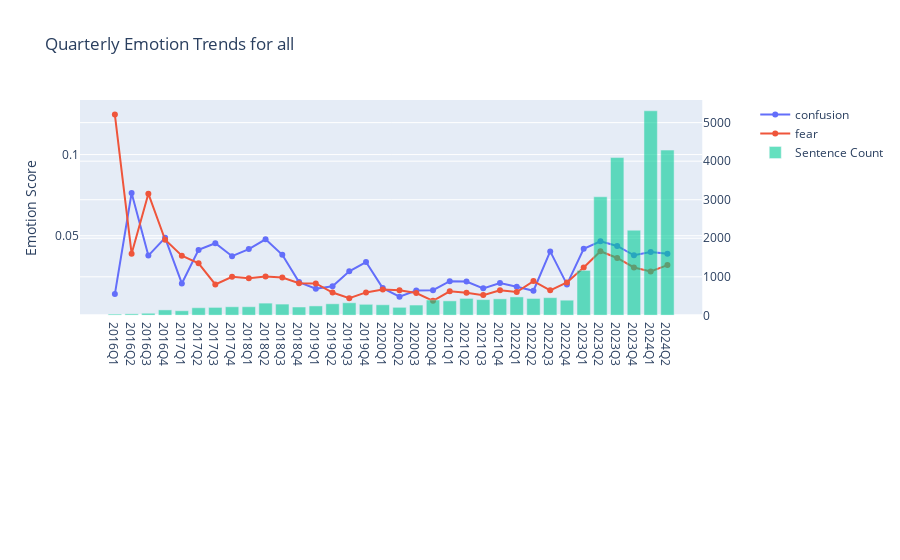

Notebook code for this chart:
### Markdown cell above
The graph above illustrates the changes in AI mentions and the associated optimism, financial, and ESG sentiments over time. It shows a gradual increase in the number of AI mentions, rising from just 32 in 2016 to 393 by the fourth quarter of 2022. However, following the public release of ChatGPT and it's advanced models, mentions surged dramatically, tripling to 3076 in the first quarter of 2023. This trend continued into the first quarter of 2024, with AI mentions reaching 5307, approximately 14 times the amount recorded in the fourth quarter of 2022. This growth can be attributed not only to the increased frequency of AI mentions but also to a rise in the number of companies focusing on AI, as indicated by the second bar plot. Interestingly, despite the heightened focus on AI, the graph reveals a decline in optimism, as well as a decrease in financial and ESG sentiments, following the rapid increase in AI-related discussions.

In regards to the latter, we also plot the fear and confusion emotions around AI mentions where we observe an increase after the popularization of AI, which might be perhaps explained by the realizations of the issues and the challanges of wider AI adoption.

### Code cell
metrics = [
           'emotions.confusion', 'emotions.fear',
       ]

plot_metric_and_sentence_trends(events_by_quarter, metrics)

### Figure 1 — Plotly figure (JSON) as saved in the notebook; plotly's stock layout.template omitted (floating-point values rounded to 4 significant figures)
{"data": [{"mode": "lines+markers", "name": "confusion", "type": "scatter", "x": ["2016Q1", "2016Q2", "2016Q3", "2016Q4", "2017Q1", "2017Q2", "2017Q3", "2017Q4", "2018Q1", "2018Q2", "2018Q3", "2018Q4", "2019Q1", "2019Q2", "2019Q3", "2019Q4", "2020Q1", "2020Q2", "2020Q3", "2020Q4", "2021Q1", "2021Q2", "2021Q3", "2021Q4", "2022Q1", "2022Q2", "2022Q3", "2022Q4", "2023Q1", "2023Q2", "2023Q3", "2023Q4", "2024Q1", "2024Q2"], "xaxis": "x", "y": [0.01406, 0.07632, 0.03778, 0.04872, 0.0206, 0.04128, 0.04537, 0.03741, 0.04177, 0.04782, 0.03824, 0.02144, 0.01737, 0.01883, 0.02811, 0.03378, 0.01772, 0.01243, 0.01622, 0.01641, 0.022, 0.02178, 0.01757, 0.02085, 0.01851, 0.01611, 0.04035, 0.02003, 0.0419, 0.0466, 0.04371, 0.03796, 0.03992, 0.03887], "yaxis": "y"}, {"mode": "lines+markers", "name": "fear", "type": "scatter", "x": ["2016Q1", "2016Q2", "2016Q3", "2016Q4", "2017Q1", "2017Q2", "2017Q3", "2017Q4", "2018Q1", "2018Q2", "2018Q3", "2018Q4", "2019Q1", "2019Q2", "2019Q3", "2019Q4", "2020Q1", "2020Q2", "2020Q3", "2020Q4", "2021Q1", "2021Q2", "2021Q3", "2021Q4", "2022Q1", "2022Q2", "2022Q3", "2022Q4", "2023Q1", "2023Q2", "2023Q3", "2023Q4", "2024Q1", "2024Q2"], "xaxis": "x", "y": [0.1247, 0.03895, 0.07593, 0.04752, 0.03767, 0.03301, 0.02, 0.02468, 0.02377, 0.02492, 0.02422, 0.0207, 0.02062, 0.01502, 0.01155, 0.01507, 0.0168, 0.01641, 0.01472, 0.009899, 0.01578, 0.01486, 0.01341, 0.01646, 0.01533, 0.02204, 0.01635, 0.02118, 0.0304, 0.04046, 0.0363, 0.03044, 0.02801, 0.0319], "yaxis": "y"}, {"name": "Sentence Count", "opacity": 0.6, "type": "bar", "x": ["2016Q1", "2016Q2", "2016Q3", "2016Q4", "2017Q1", "2017Q2", "2017Q3", "2017Q4", "2018Q1", "2018Q2", "2018Q3", "2018Q4", "2019Q1", "2019Q2", "2019Q3", "2019Q4", "2020Q1", "2020Q2", "2020Q3", "2020Q4", "2021Q1", "2021Q2", "2021Q3", "2021Q4", "2022Q1", "2022Q2", "2022Q3", "2022Q4", "2023Q1", "2023Q2", "2023Q3", "2023Q4", "2024Q1", "2024Q2"], "xaxis": "x", "y": [32, 38, 54, 141, 119, 197, 206, 222, 223, 317, 292, 216, 244, 299, 326, 286, 274, 208, 267, 397, 375, 440, 408, 428, 478, 438, 458, 393, 1166, 3076, 4094, 2209, 5308, 4288], "yaxis": "y2"}], "layout": {"autosize": true, "title": {"text": "Quarterly Emotion Trends for all"}, "xaxis": {"anchor": "y", "autorange": true, "domain": [0, 0.94], "range": [-1.984, 34.98], "type": "category"}, "xaxis2": {"anchor": "y3", "domain": [0, 0.94]}, "yaxis": {"anchor": "x", "autorange": true, "domain": [0.4333, 1], "range": [0.001972, 0.1326], "title": {"text": "Emotion Score"}, "type": "linear"}, "yaxis2": {"anchor": "x", "autorange": true, "overlaying": "y", "range": [0, 5587.0], "side": "right", "type": "linear"}, "yaxis3": {"anchor": "x2", "domain": [0, 0.2833]}}}
